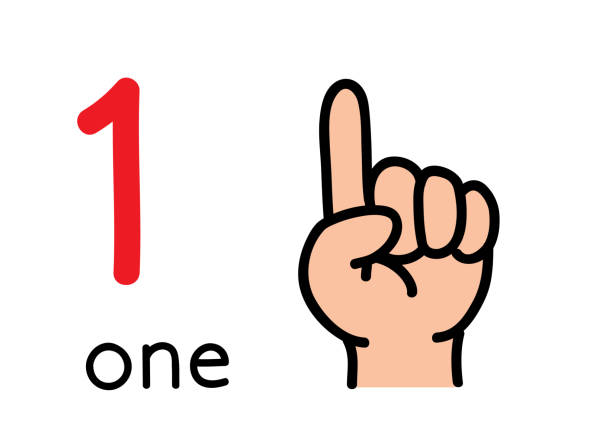
#> input picture FingerImages/1.jpg, 612 x 448 px, given in place of the camera
$ python BasicHandDetection.py
#> lines starting #> are read from the running program, lines starting #| are printed output that depends on the picture
import cv2
import numpy as np
# Used for distance calculation later on
from sklearn.metrics import pairwise

# This background will be a global variable that we update through a few functions
background = None
# Start with a halfway point between 0 and 1 of accumulated weight
accumulated_weight = 0.5
# Manually set up our ROI for grabbing the hand.
# Feel free to change these. I just chose the top right corner for filming.
roi_top = 20
roi_bottom = 300
roi_right = 300
roi_left = 600


def calc_accum_avg(frame, accumulated_weight):
    '''
    Given a frame and a previous accumulated weight, computed the weighted average of the image passed in.
    '''
    # Grab the background
    global background
    # For first time, create the background from a copy of the frame.
    if background is None:
        background = frame.copy().astype("float")
        return None
    # compute weighted average, accumulate it and update the background
    cv2.accumulateWeighted(frame, background, accumulated_weight)


# [92 lines left out: functions segment, count_fingers, not called in this run]


# Main Program
cam = cv2.VideoCapture(1)
# Intialize a frame count
num_frames = 0
# keep looping, until interrupted
while True:
    # get the current frame
    ret, frame = cam.read()
#> frame is the input picture: shape (448, 612, 3); mean B, G, R 226.4, 229.4, 239.8

    # flip the frame so that it is not the mirror view
    frame = cv2.flip(frame, 1)
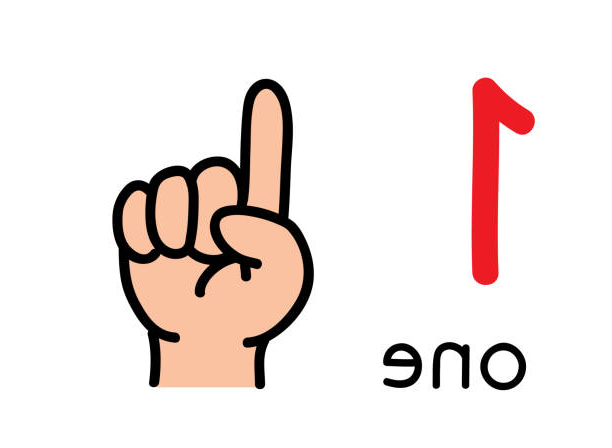
#> frame: shape (448, 612, 3); mean B, G, R 226.4, 229.4, 239.8

    # clone the frame
    frame_copy = frame.copy()

    # Grab the ROI from the frame
    roi = frame[roi_top:roi_bottom, roi_right:roi_left]
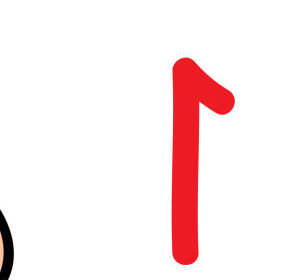
#> roi: shape (280, 300, 3); mean B, G, R 236.5, 235.9, 251.7

    # Apply grayscale and blur to ROI
    gray = cv2.cvtColor(roi, cv2.COLOR_BGR2GRAY)
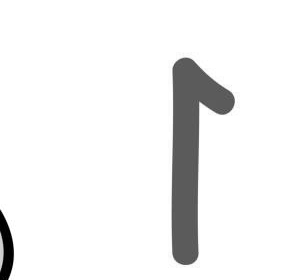
#> gray: shape (280, 300); min 0, max 255, mean 240.7
    gray = cv2.GaussianBlur(gray, (7, 7), 0)

    # For the first 30 frames we will calculate the average of the background.
    # We will tell the user while this is happening
    if num_frames < 60:
        calc_accum_avg(gray, accumulated_weight)
        if num_frames <= 59:
            cv2.putText(frame_copy, "WAIT! GETTING BACKGROUND AVG.", (200, 400), cv2.FONT_HERSHEY_SIMPLEX, 1,
                        (0, 0, 255), 2)
            cv2.imshow("Finger Count", frame_copy)

    else:
        # now that we have the background, we can segment the hand.

        # segment the hand region
        hand = segment(gray)

        # First check if we were able to actually detect a hand
        if hand is not None:
            # unpack
            thresholded, hand_segment = hand

            # Draw contours around hand segment
            cv2.drawContours(frame_copy, [hand_segment + (roi_right, roi_top)], -1, (255, 0, 0), 1)

            # Count the fingers
            fingers = count_fingers(thresholded, hand_segment)

            # Display count
            cv2.putText(frame_copy, str(fingers), (70, 145), cv2.FONT_HERSHEY_SIMPLEX, 1, (0, 0, 255), 2)

            # Also display the thresholded image
            # cv2.imshow("Thesholded", thresholded)
            # print(thresholded.shape)
            # print(frame_copy[20:300, 300:600].shape)
            frame_copy[20:300, 300:600] = cv2.cvtColor(thresholded, cv2.COLOR_GRAY2BGR)

    # Draw ROI Rectangle on frame copy
    cv2.rectangle(frame_copy, (roi_left, roi_top), (roi_right, roi_bottom), (0, 0, 255), 5)
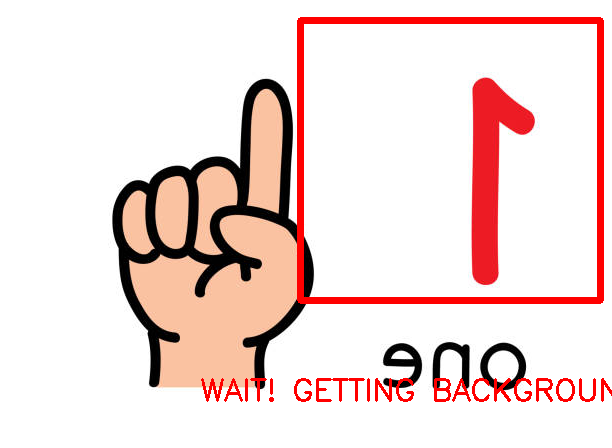
#> frame_copy: shape (448, 612, 3); mean B, G, R 216.7, 219.6, 240.3

    # increment the number of frames for tracking
    num_frames += 1

    # Display the frame with  segmented hand
    cv2.imshow("Finger Count", frame_copy)

    # Close windows with Esc
    k = cv2.waitKey(1) & 0xFF
#> (key Esc is pressed here)

    if k == 27:
        break

# Release the camera and destroy all the windows
cam.release()
cv2.destroyAllWindows()

$ run again, on FingerImages/2.jpg
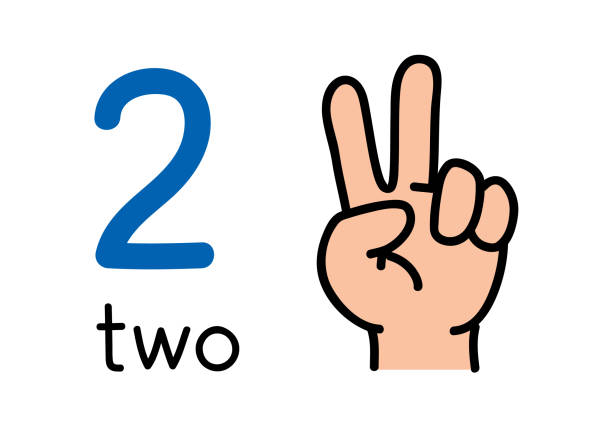
#> input picture FingerImages/2.jpg, 612 x 427 px, given in place of the camera
#> frame is the input picture: shape (427, 612, 3); mean B, G, R 226.6, 227.1, 229.5
#> `gray = cv2.GaussianBlur(gray, (7, 7), 0)`:
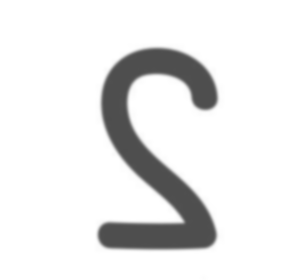
#> gray: shape (280, 300); min 77, max 255, mean 232.7
#> `cv2.rectangle(frame_copy, (roi_left, roi_top), (roi_right, roi_bottom)..`:
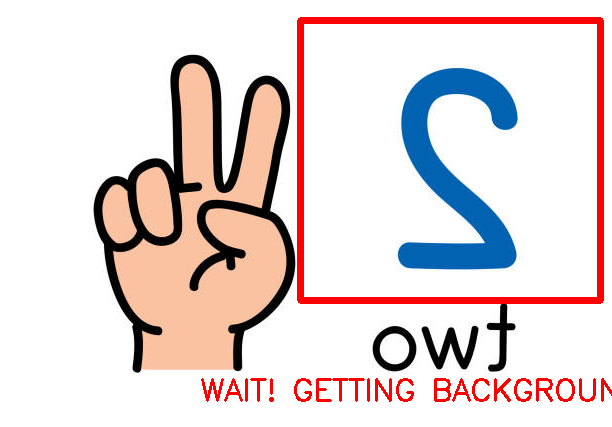
#> frame_copy: shape (427, 612, 3); mean B, G, R 215.6, 216.1, 229.5

$ run again, on FingerImages/3.jpg
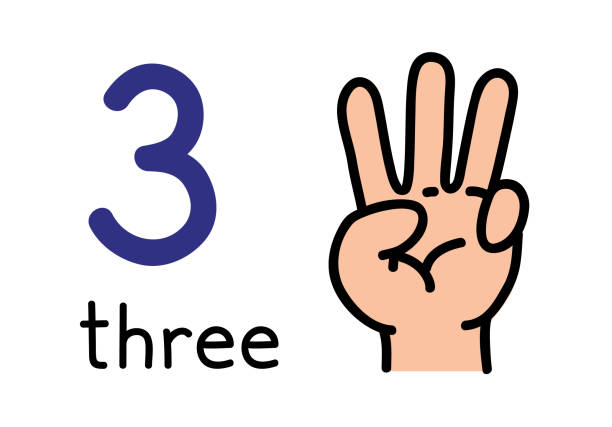
#> input picture FingerImages/3.jpg, 612 x 427 px, given in place of the camera
#> frame is the input picture: shape (427, 612, 3); mean B, G, R 220.6, 221.2, 227.7
#> `gray = cv2.GaussianBlur(gray, (7, 7), 0)`:
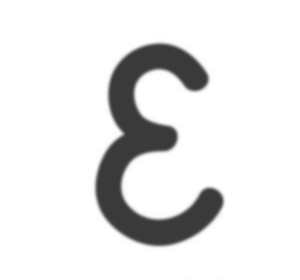
#> gray: shape (280, 300); min 57, max 255, mean 230.7
#> `cv2.rectangle(frame_copy, (roi_left, roi_top), (roi_right, roi_bottom)..`:
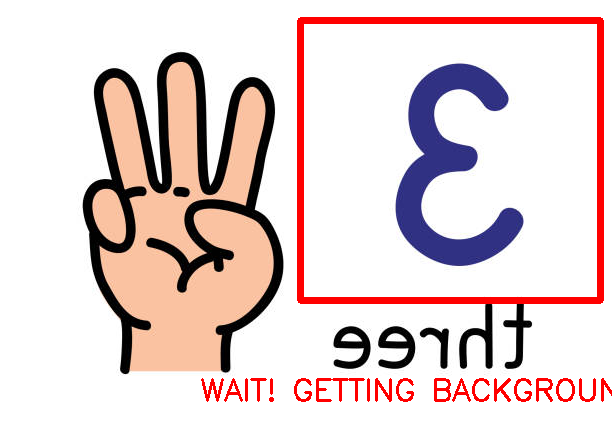
#> frame_copy: shape (427, 612, 3); mean B, G, R 209.6, 210.2, 227.7

$ run again, on FingerImages/4.jpg
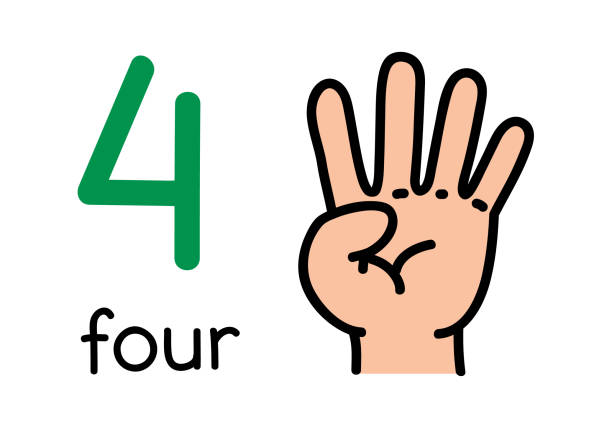
#> input picture FingerImages/4.jpg, 612 x 427 px, given in place of the camera
#> frame is the input picture: shape (427, 612, 3); mean B, G, R 217.6, 224.5, 226.1
#> `gray = cv2.GaussianBlur(gray, (7, 7), 0)`:
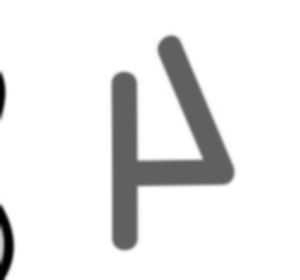
#> gray: shape (280, 300); min 1, max 255, mean 233.3
#> `cv2.rectangle(frame_copy, (roi_left, roi_top), (roi_right, roi_bottom)..`:
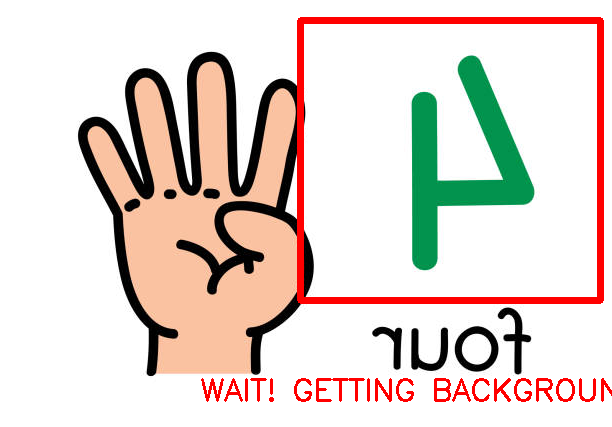
#> frame_copy: shape (427, 612, 3); mean B, G, R 207.4, 214.2, 226.7
